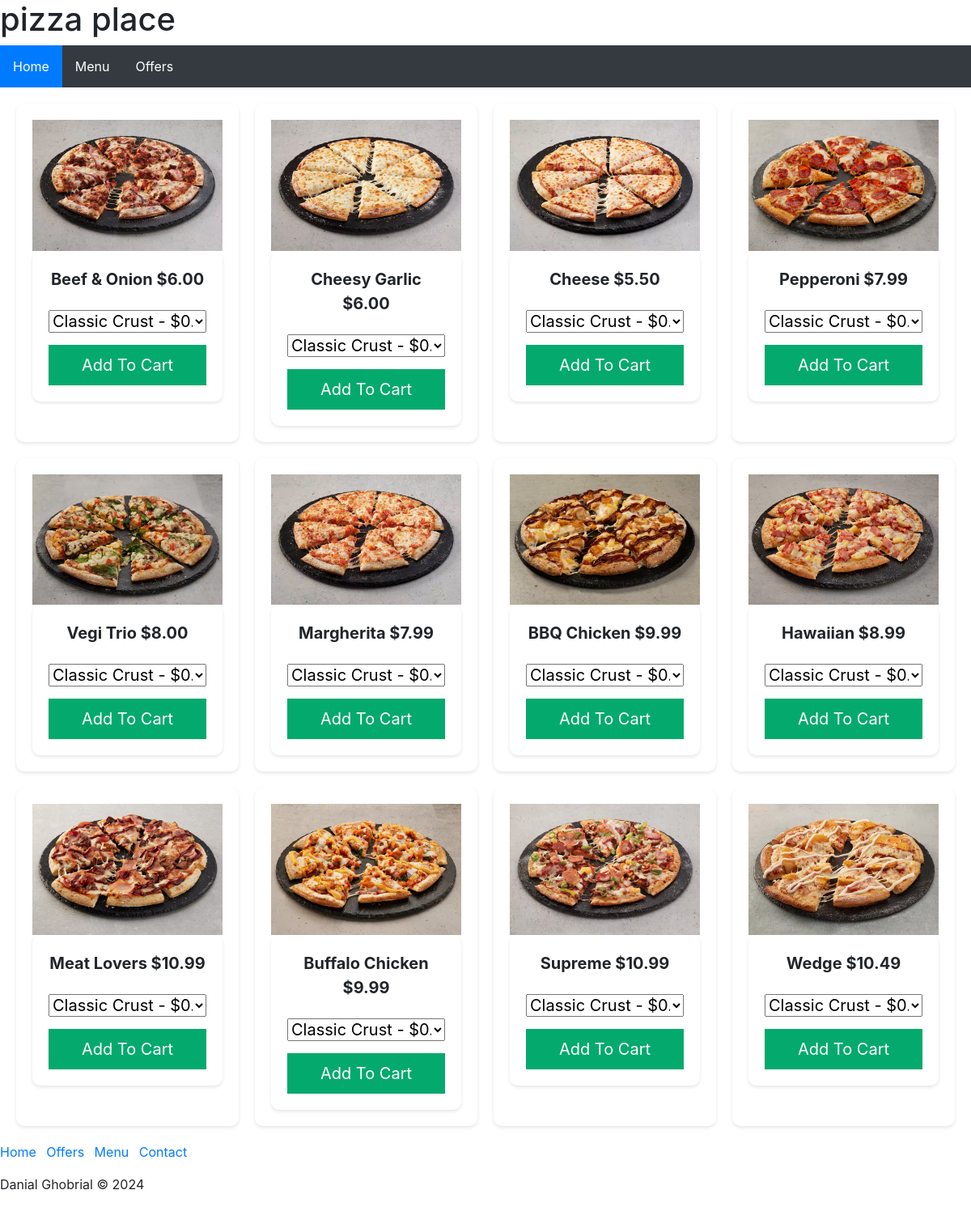
The page /menu on the database its author committed.
### tables this page shows
CREATE TABLE Pizza (ID INTEGER PRIMARY KEY, Type TEXT, Price REAL, photo);

### routes.py (the view)
@app.route('/menu')
def menu():
    conn = sqlite3.connect(DATABASE)
    cur = conn.cursor()
    cur.execute('SELECT * FROM Pizza')
    results = cur.fetchall()
    cur.execute('SELECT * FROM Base')
    bases = cur.fetchall()
    conn.close()
    return render_template('menu.html', results=results, bases=bases, title="Menu")

### templates/menu.html (shortened to what this page needs)
{% extends "layout.html" %}
{% block content %}
<div class="gridmenu">
{% for item in results%}
<div class="middleimage">
   <a href="/pizza/{{item[0]}}"><img src="{{ item[3] }}">
   </a>
      <form action="/cart" method="post">
         <label><b>{{item[1]}}  ${{ "%.2f"|format(item[2]) }}</b></label>
         <select name="base_id" required>
             {% for base in bases %}
             <option value="{{ base[0] }}">{{ base[1] }} - ${{ base[2] }}</option>
             {% endfor %}
         </select>
         <button>Add To Cart</button>
     </form>
   </div>
      {% endfor %}
   </div>
{% endblock %}

### templates/layout.html (shortened to what this page needs)
<!DOCTYPE html>
<html>
    <head>
        <link rel="stylesheet" href="../static/CSS/style.css">
    </head>
    <body>
        <header>
            {% include "header.html" %}
        </header>
        <nav>
            {% include "nav.html" %}
        </nav>
        <main>
            {% block content %}{% endblock %}
        </main>
        <footer>
            {% include "footer.html" %}
        </footer>
    </body>
</html>

### templates/header.html
<h1>pizza place</h1>

### templates/nav.html (shortened to what this page needs)
<ul class="topnav">
    {% if 'user'not in session %}
    <li><a class="active" href="/">Home</a></li>
    <li><a href="/menuout">Menu</a></li>
    <li><a href="/offers">Offers</a></li>
    {% endif %}
</ul>

### templates/footer.html
<!DOCTYPE html>
<html>
<head>
    <link rel="stylesheet" href="https://cdnjs.cloudflare.com/ajax/libs/twitter-bootstrap/4.1.3/css/bootstrap.min.css">
</head>
<body>
    <div class="footer-basic">
        <footer>
            <ul class="list-inline">
            <li class="list-inline-item"><a href="/">Home</a></li>
                <li class="list-inline-item"><a href="/Offers">Offers</a></li>
                <li class="list-inline-item"><a href="/Menu">Menu</a></li>
                <li class="list-inline-item"><a href="/Stores">Contact</a></li>
            </ul>
            <p class="copyright">Danial Ghobrial © 2024</p>
        </footer>
    </div>
</body>
</html>

### static/CSS/style.css (style rules this page uses)
body { font-family: 'Segoe UI', Tahoma, Geneva, Verdana, sans-serif; background-color: #f8f9fa; color: #343a40; margin: 0; padding: 0; line-height: 1.6; }
a { text-decoration: none; }
ul.topnav { list-style-type: none; margin: 0; padding: 0; overflow: hidden; background-color: #343a40; position: sticky; top: 0; z-index: 1000; }
ul.topnav li { float: left; }
ul.topnav li a { display: block; color: #ffffff; text-align: center; padding: 14px 16px; }
ul.topnav li a.active { background-color: #007bff; }
.middleimage img { width: 100%; height: auto; }
button { background-color: #04AA6D; color: #ffffff; border: none; border-radius: 5px; padding: 10px 20px; font-size: 16px; cursor: pointer; transition: background-color 0.3s, transform 0.3s; }
form { display: flex; flex-direction: column; gap: 15px; padding: 20px; background-color: #ffffff; border-radius: 10px; box-shadow: 0 2px 4px rgba(0, 0, 0, 0.1); }
.gridmenu { display: grid; grid-template-columns: auto auto auto auto; gap: 20px; padding: 20px; }
.gridmenu img { width: 100%; height: auto; }
.gridmenu > div { background-color: #ffffff; text-align: center; font-size: 20px; padding: 20px; border-radius: 10px; box-shadow: 0 2px 4px rgba(0, 0, 0, 0.1); }
.middleimage form { width: 100%; margin: auto; }
.gridmenu { display: grid; grid-template-columns: repeat(auto-fit, minmax(250px, 1fr)); gap: 20px; padding: 20px; }

### rows shown on the page
Pizza: photo (picture), Type "Beef & Onion", Price "6.00"
Pizza: photo (picture), Type "Cheesy Garlic", Price "6.00"
Pizza: photo (picture), Type "Cheese", Price "5.50"
Pizza: photo (picture), Type "Pepperoni", Price "7.99"
Pizza: photo (picture), Type "Vegi Trio", Price "8.00"
Pizza: photo (picture), Type "Margherita", Price "7.99"
Pizza: photo (picture), Type "BBQ Chicken", Price "9.99"
Pizza: photo (picture), Type "Hawaiian", Price "8.99"
Pizza: photo (picture), Type "Meat Lovers", Price "10.99"
Pizza: photo (picture), Type "Buffalo Chicken", Price "9.99"
Pizza: photo (picture), Type "Supreme", Price "10.99"
Pizza: photo (picture), Type "Wedge", Price "10.49"

### other values the page prints
form field base_id "Classic Crust - $0.0"
